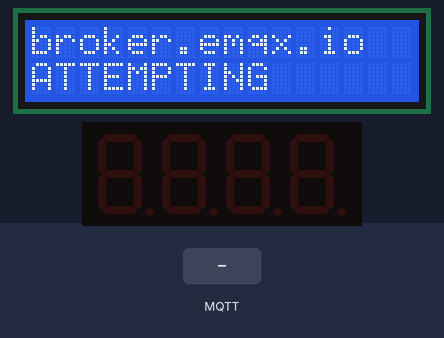
Simulated run of this sketch. Board: ESP32. Parts: 16×2 character LCD, 4-digit seven-segment display. The test bench sets the inputs (shaded band). WiFi joins after 1.5 s; servers stay silent unless stated; no MQTT or app messages arrive unless stated; what the sketch prints to the serial monitor is not drawn.

Above: at 0.7 s.
At 2.8 s:
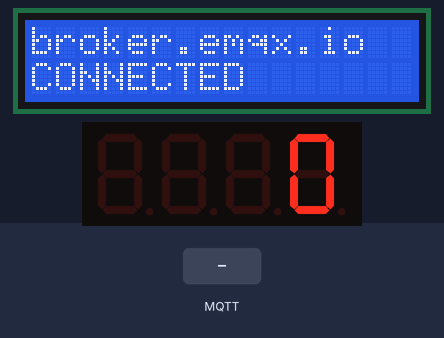
2.9 s: MQTT message "5" arrives on the first subscribed topic
At 3.5 s:
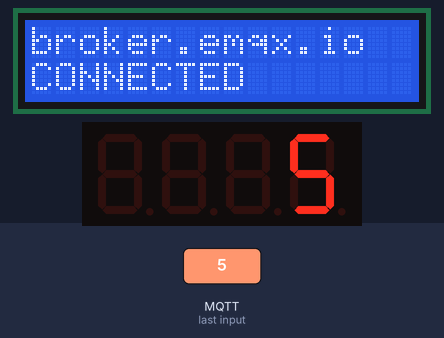
4.4 s: MQTT message "90" arrives on the first subscribed topic
At 4.7 s:
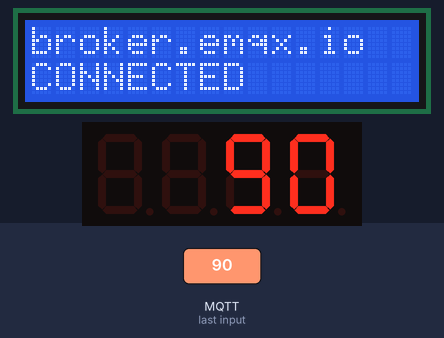
5.9 s: MQTT message "on" arrives on the first subscribed topic
At 7.2 s:
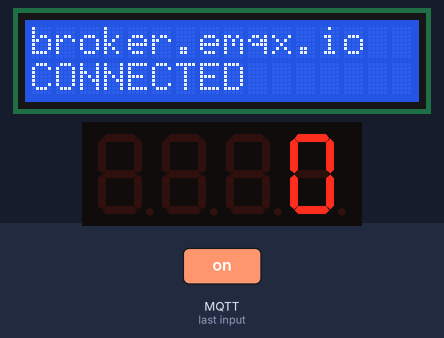
Timing chart, 0 to 8.9 s (numbered marks = the images above; inputs shaded):
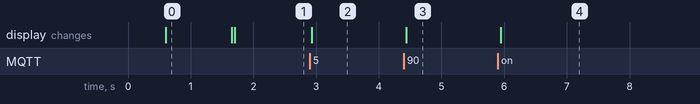

Measured:
- after the input at 2.9 s, the display: changes at once (image 2)
- after the input at 4.4 s, the display: changes at once (image 3)
- after the input at 5.9 s, the display: changes at once (image 4)
- what the display in image 0 shows lasts 1.1 s, from 0.6 s to 1.7 s

The sketch:

menyalakan_7segment_led_dari_mqtt.ino
```cpp
/*
 * JOB 5 : Membaca dht via mqtt
 * Written by : Muhammad Husni Muttaqin (1503467)
 *
 */


#include <WiFi.h>
#include <PubSubClient.h>
#include <Wire.h>

#include <LiquidCrystal_I2C.h>
LiquidCrystal_I2C lcd(0x27, 16, 2);


const char* ssid = "Wifihusni12";
const char* password = "123456789";
const char* mqtt_server = "broker.emqx.io";

WiFiClient espClient;
PubSubClient client(espClient);

#include <TM1637Display.h>


// Define the connections pins
#define CLK 19 //clk tm1637
#define DIO 18 //dio tm1637

long lastMsg = 0;
char msg[50];
int value = 0;


unsigned long data_send_time;
unsigned long data_send_time_prev;
unsigned long data_send_period = 2000;

TM1637Display display = TM1637Display(CLK, DIO);

int seven_segment_value;

void setup() {

  lcd.begin();
  lcd.clear();
  lcd.backlight();
  lcd.setCursor(0,0);
  lcd.print(mqtt_server);


  Serial.begin(115200);
  setup_wifi();
  client.setServer(mqtt_server, 1883);
  client.setCallback(callback);

  // Set the display brightness (0-7)
  display.setBrightness(5);

  // Clear the display
  display.clear();

}

void setup_wifi() {
  delay(10);
  Serial.println();
  Serial.print("Connecting to ");
  Serial.println(ssid);
  WiFi.begin(ssid, password);

  while (WiFi.status() != WL_CONNECTED) {
    delay(500);
    Serial.print(".");
    lcd.setCursor(0,1);
    lcd.print("ATTEMPTING");
  }

  Serial.println("");
  Serial.println("WiFi connected");
  Serial.println("IP address: ");
  Serial.println(WiFi.localIP());
  lcd.setCursor(0,1);
  lcd.print("CONNECTED ");
}

void callback(char* topic, byte* message, unsigned int length) {
  Serial.print("Message arrived on topic: ");
  Serial.print(topic);
  Serial.print(". Message: ");
  String messageTemp;

  for (int i = 0; i < length; i++) {
    Serial.print((char)message[i]);
    messageTemp += (char)message[i];
  }
  Serial.println();


  if (String(topic) == "trainer_iot_upi_01/7segment") {
    seven_segment_value = messageTemp.toInt();

  }


}


void reconnect() {
  while (!client.connected()) {
    Serial.print("Attempting MQTT connection...");
    if (client.connect("ESP32Client")) {
      Serial.println("connected");
      client.subscribe("trainer_iot_upi_01/7segment");


    } else {
      Serial.print("failed, rc=");
      Serial.print(client.state());
      Serial.println(" try again in 5 seconds");
      delay(5000);
    }
  }
}


void loop() {
  if (!client.connected()) {
    reconnect();

  }

  display.showNumberDec(seven_segment_value);

  data_send_time = millis() - data_send_time_prev;
  if (data_send_time > data_send_period){


    data_send_time_prev = millis();
  }


  client.loop();
  }
```
